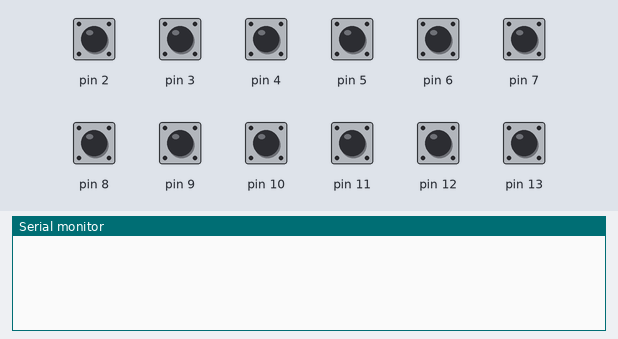
Recording of a sketch running on a simulated Arduino Uno, built with avr-gcc and run on an emulated ATmega328P. Parts: the last lines printed to the serial monitor. Inputs (shaded band) come from the test bench; at power-on: pin 2–13 HIGH.

Above: at 1.2 s.
1.3 s: pin 2 pulled LOW for 0.15 s
At 2.5 s:
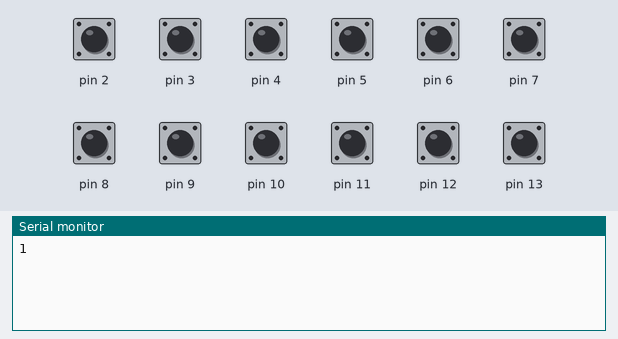
2.9 s: pin 3 pulled LOW for 0.15 s
At 3.9 s:
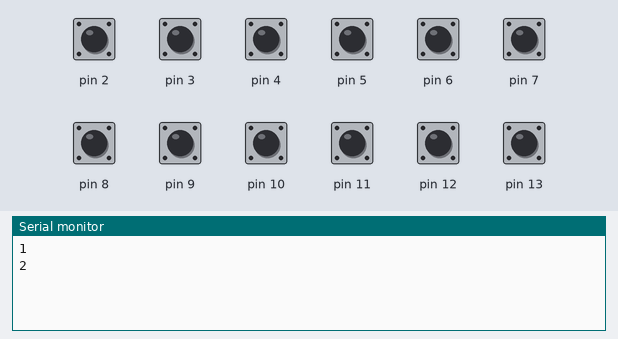
4.5 s: pin 4 pulled LOW for 0.15 s
At 5.1 s:
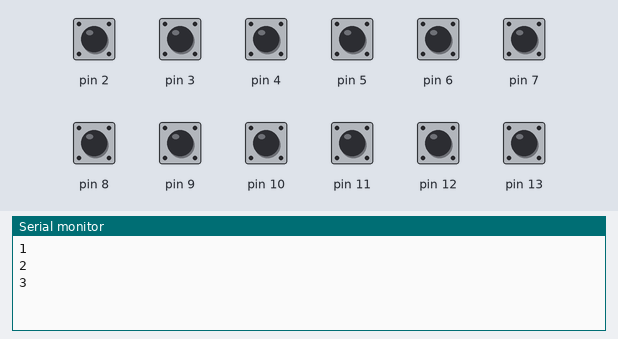
6.1 s: pin 5 pulled LOW for 0.15 s
At 7.3 s:
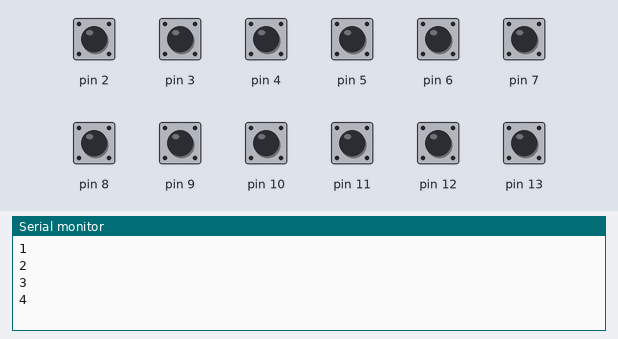
7.7 s: pin 6 pulled LOW for 0.15 s
At 8.8 s:
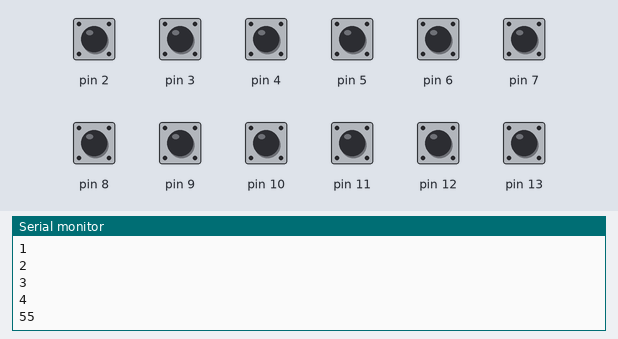
9.3 s: pin 7 pulled LOW for 0.15 s
At 10.0 s:
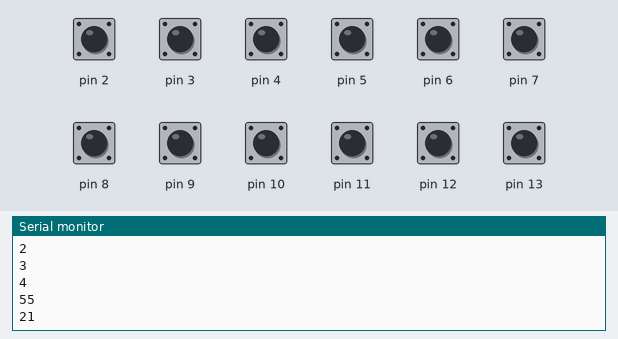
Timing chart, 0 to 11.9 s (numbered marks = the images above; inputs shaded):
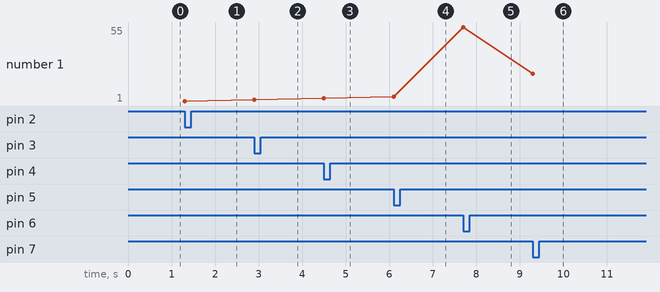

The sketch:

Speaking_Glove_Code.ino
```cpp
void setup() {
 //lcd.begin(16,2);
 Serial.begin(9600);
 pinMode(2, INPUT_PULLUP);
 pinMode(3, INPUT_PULLUP);
 pinMode(4, INPUT_PULLUP);
 pinMode(5, INPUT_PULLUP);
 pinMode(6, INPUT_PULLUP);
 pinMode(7, INPUT_PULLUP);
 pinMode(8, INPUT_PULLUP);
 pinMode(9, INPUT_PULLUP);
 pinMode(10,INPUT_PULLUP);
 pinMode(11,INPUT_PULLUP);
 pinMode(12,INPUT_PULLUP);
 pinMode(13,INPUT_PULLUP);

}

void loop() {
   byte sensorVal1 = digitalRead(2);
   if (sensorVal1 == LOW)
   {
        // lcd.setCursor(0,0);
       // lcd.print("thanku");
        Serial.println(1);//thanku
        delay(1000);
   }
   byte sensorVal2 = digitalRead(3);
   if (sensorVal2 == LOW)
   {//lcd.setCursor(0,0);
        //cd.print("where's washroom");
        Serial.println(2);//i want water
          delay(1000);
   }
   byte sensorVal3 = digitalRead(4);
   if (sensorVal3 == LOW)
   {
    //lcd.setCursor(0,0);

        Serial.println(3);//whrs washroom
          delay(1000);
   }
   byte sensorVal4 = digitalRead(5);
   if (sensorVal4 == LOW)
   {
        Serial.println(4);//i m srry
          delay(1000);
   }
   byte sensorVal5 = digitalRead(6);
   if (sensorVal5 == LOW)
   {
        Serial.println(55);//paining
          delay(1000);
   }
   byte sensorVal6 = digitalRead(7);
   if (sensorVal6 == LOW)
   {//lcd.setCursor(0,0);
       // lcd.print("I am fine");
        Serial.println(21);//call ambulance
          delay(1000);
   }
   byte sensorVal7 = digitalRead(8);
   if (sensorVal7 == LOW)
   {
        Serial.println(31);//how r u
          delay(1000);
   }
   byte sensorVal8 = digitalRead(9);
   if (sensorVal8 == LOW)
   {
        Serial.println(56);//plz help me
          delay(1000);
   }
   byte sensorVal9 = digitalRead(10);
   if (sensorVal9 == LOW)
   {
        Serial.println(62);//hello
          delay(1000);
   }
   byte sensorVal10 = digitalRead(11);
   if (sensorVal10 == LOW)
   {
        Serial.println(47);//call doc
          delay(1000);
   }
   byte sensorVal11 = digitalRead(12);
   if (sensorVal11 == LOW)
   {
        Serial.println(36);//call police
          delay(1000);
   }
    byte sensorVal12 = digitalRead(13);
   if (sensorVal12 == LOW)
   {
        Serial.println(72);//i want food
          delay(1000);
   }


}
```

Measured:
- after the input at 1.3 s, the serial monitor: prints a new line at once (image 1)
- after the input at 2.9 s, the serial monitor: prints a new line at once (image 2)
- after the input at 4.5 s, the serial monitor: prints a new line at once (image 3)
- after the input at 6.1 s, the serial monitor: prints a new line at once (image 4)
- after the input at 7.7 s, the serial monitor: prints a new line at once (image 5)
- after the input at 9.3 s, the serial monitor: prints a new line at once (image 6)
- plotted number 1: 1 → 2 after the input at 2.9 s, 2 → 3 after the input at 4.5 s, 3 → 4 after the input at 6.1 s, 4 → 55 after the input at 7.7 s, 55 → 21 after the input at 9.3 s
